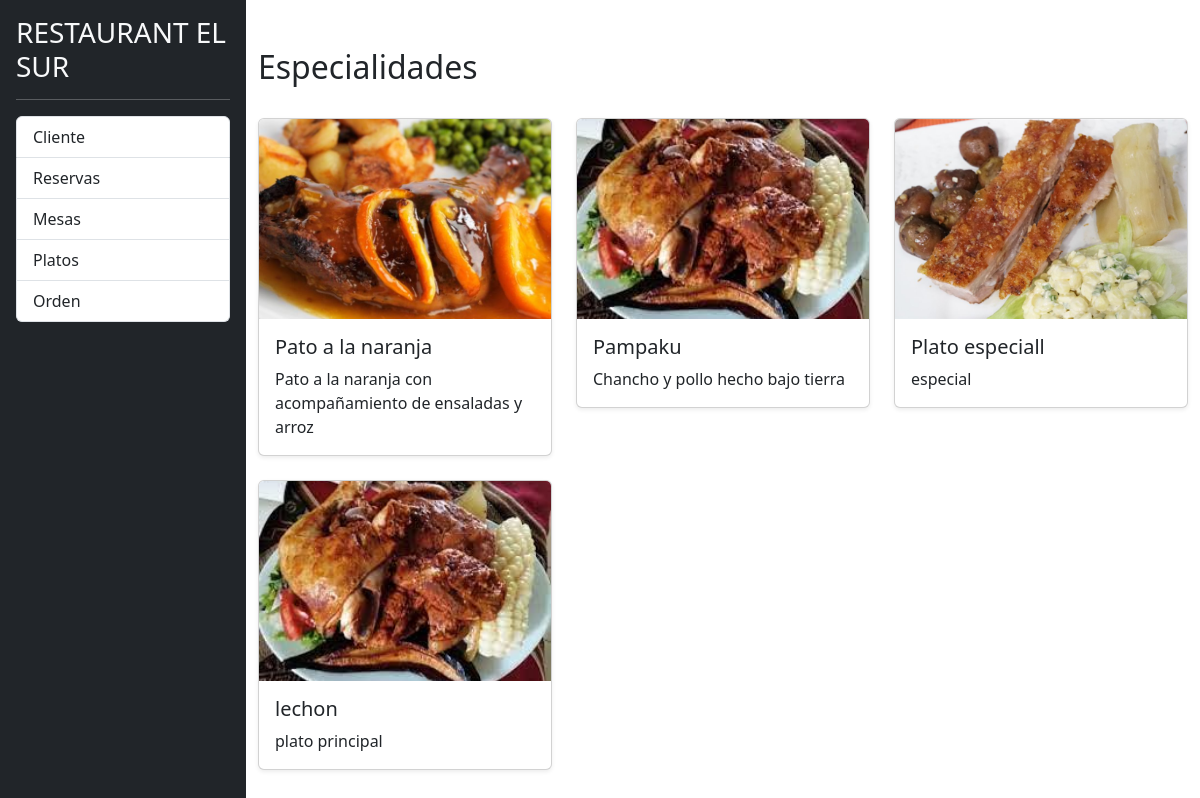
The page / on the database its author committed.
### tables this page shows
CREATE TABLE `menus` (
  `id` int(11) NOT NULL,
  `nombre` varchar(255) NOT NULL,
  `descripcion` varchar(255) DEFAULT NULL,
  `url_imagen` varchar(255) DEFAULT NULL
);

### index.php (the view, shortened to what this page needs)
<?php
include 'php/conexion.php';
$sqlPlatos = "SELECT nombre, descripcion, url_imagen FROM menus";
$resultadoPlatos = $conn->query($sqlPlatos);
?>
<!DOCTYPE html>
<html lang="es">
<head>
    <link rel="stylesheet" href="css/bootstrap.min.css">
    <link rel="stylesheet" href="css/styles.css" />
</head>
<body>
    <div class="d-flex">
        <div class="bg-dark border-rigth p-3" id="sidebar">
            <h3 class="text-light">RESTAURANT EL SUR</h3>
            <hr class="text-white" />
            <div class="list-group list-reset">
                <a href="listado_clientes.php" class="list-group-item list-group-item-action">Cliente</a>
                <a href="listado_reservas.php" class="list-group-item list-group-item-action">Reservas</a>
                <a href="listado_mesas.php" class="list-group-item list-group-item-action">Mesas</a>
                <a href="listado_menus.php" class="list-group-item list-group-item-action">Platos</a>
                <a href="listado_menus.php" class="list-group-item list-group-item-action">Orden</a>
            </div>
        </div>
        <div class="container">
            <div class="row align-items-center mt-5">
                <div class="col-md-8">
                    <h2>Especialidades</h2>
                </div>
            </div>
            <div class="row mt-4">
                <?php if ($resultadoPlatos->num_rows > 0): ?>
                    <?php while ($plato = $resultadoPlatos->fetch_assoc()): ?>
                        <div class="col-md-4">
                            <div class="card mb-4 shadow-sm">
                                <img src="<?php echo $plato['url_imagen']; ?>" class="card-img-top" alt="<?php echo $plato['nombre']; ?>" style="height: 200px; object-fit: cover;">
                                <div class="card-body">
                                    <h5 class="card-title"><?php echo $plato['nombre']; ?></h5>
                                    <p class="card-text"><?php echo $plato['descripcion']; ?></p>
                                </div>
                            </div>
                        </div>
                    <?php endwhile; ?>
                <?php else: ?>
                    <div class="col-md-12">
                        <p>No hay especialidades disponibles en este momento.</p>
                    </div>
                <?php endif; ?>
            </div>
        </div>
    </div>
</body>
</html>

### css/styles.css (style rules this page uses)
html, body { height: 100%; }
#sidebar { height: 100%; min-height: 200vh; min-width: 180px; }

### rows shown on the page
menus: url_imagen (picture), nombre "Pato a la naranja", descripcion "Pato a la naranja con acompañamiento de ensaladas y arroz"
menus: url_imagen (picture), nombre "Pampaku", descripcion "Chancho y pollo hecho bajo tierra"
menus: url_imagen (picture), nombre "Plato especiall", descripcion "especial"
menus: url_imagen (picture), nombre "lechon", descripcion "plato principal"
